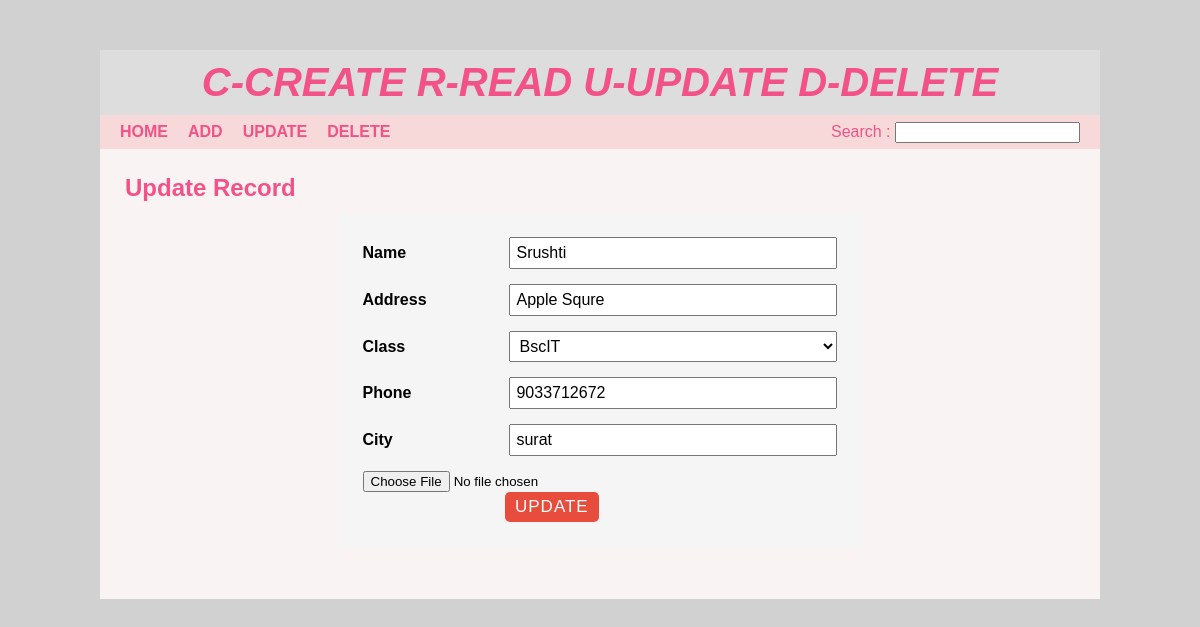
The page /edit.php?id=145 on the database its author committed.
### tables this page shows
CREATE TABLE IF NOT EXISTS `student` (
  `sid` int(10) NOT NULL AUTO_INCREMENT,
  `sname` varchar(30) NOT NULL,
  `saddress` varchar(100) NOT NULL,
  `sclass` varchar(100) NOT NULL,
  `sphone` varchar(12) NOT NULL,
  `simage` varchar(100) NOT NULL,
  `scity` varchar(255) NOT NULL,
  PRIMARY KEY (`sid`)
);

### edit.php (the view, shortened to what this page needs)
<?php include 'header.php'; ?>
<div id="main-content">
    <h2>Update Record</h2>
    <?php
        $conn = mysqli_connect("localhost","root","","crud") or die("Connection Failed");
        $stu_id = $_GET['id'];
        $sql = "SELECT * FROM student WHERE sid = {$stu_id}";
        $result = mysqli_query($conn, $sql) or die("Query Unsuccessfull");
        if(mysqli_num_rows($result) > 0) {
            while($row = mysqli_fetch_assoc($result)){
    ?>
    <form class="post-form" action="updatedata.php" method="post" enctype="multipart/form-data">
      <div class="form-group">
          <label>Name</label>
          <input type="text" name="sname" value="<?php echo $row['sname']; ?>"/>
      </div>
      <div class="form-group">
          <label>Address</label>
          <input type="text" name="saddress" value="<?php echo $row['saddress']; ?>"/>
      </div>
      <div class="form-group">
          <label>Class</label>
          <?php
          $sql1 = "SELECT * FROM student";
          $result1 = mysqli_query($conn, $sql1) or die("Query Unsuccessfull");
            if(mysqli_num_rows($result1) > 0) {
                echo "<select name='sclass'>";
            while($row1 = mysqli_fetch_assoc($result1)){
                if($row['sclass']){
                    $select = "selected";
                }else{
                    $select = "";
                }
            echo "<option {$select} value='{$row1["sclass"]}'>{$row1["sclass"]}</option>";
            }
          echo "</select>";
        }
          ?>
      </div>
      <div class="form-group">
          <label>Phone</label>
          <input type="text" name="sphone" value="<?php echo $row['sphone']; ?>"/>
      </div>
      <div class="form-group">
          <label>City</label>
          <input type="text" name="scity" value="<?php echo $row['scity']; ?>"/>
      </div>
      <div class="file-upload">
            <input type="file" name="fileToUpload" id="fileToUpload" value="<?php echo $row['simage']; ?>"/>
        </div>
      <input class="submit" type="submit" value="Update"/>
    </form>
    <?php }
    }
    ?>
</div>
</div>
</body>
</html>

### css/style.css (style rules this page uses)
body { font:16px arial; margin: 0; padding: 0; background: #d1d1d1; }
#main-content { padding: 25px; min-height: 400px; background-color: #f9f3f3; }
#main-content h2 { margin: 0 0 10px; text-transform: capitalize; color: #f25287; }
#main-content .post-form { width: 50%; padding: 25px; margin: 0 auto; background-color: #f5f5f5; border-radius: 10px; }
#main-content .post-form .form-group { margin: 0 0 15px; }
#main-content .post-form .form-group label { width: 30%; display: inline-block; font-weight: 600; }
#main-content .post-form .form-group input, #main-content .post-form .form-group select { font-size: 16px; width: 66%; display: inline-block; padding: 5px; margin: 0; }
#main-content .post-form .form-group select { width: 69%; }
#main-content .post-form .submit { font-size: 17px; letter-spacing: 1px; text-transform: uppercase; padding: 5px 10px; color: #fff; background-color: #e74c3c; border: none; border-radius: 5px; margin: 0 0 0 30%; cursor: pointer; transition: all 0.3s; }

### rows shown on the page
student: sname "Srushti", saddress "Apple Squre", sphone "9033712672", scity "surat"

### other values the page prints
form field sclass "BscIT"
